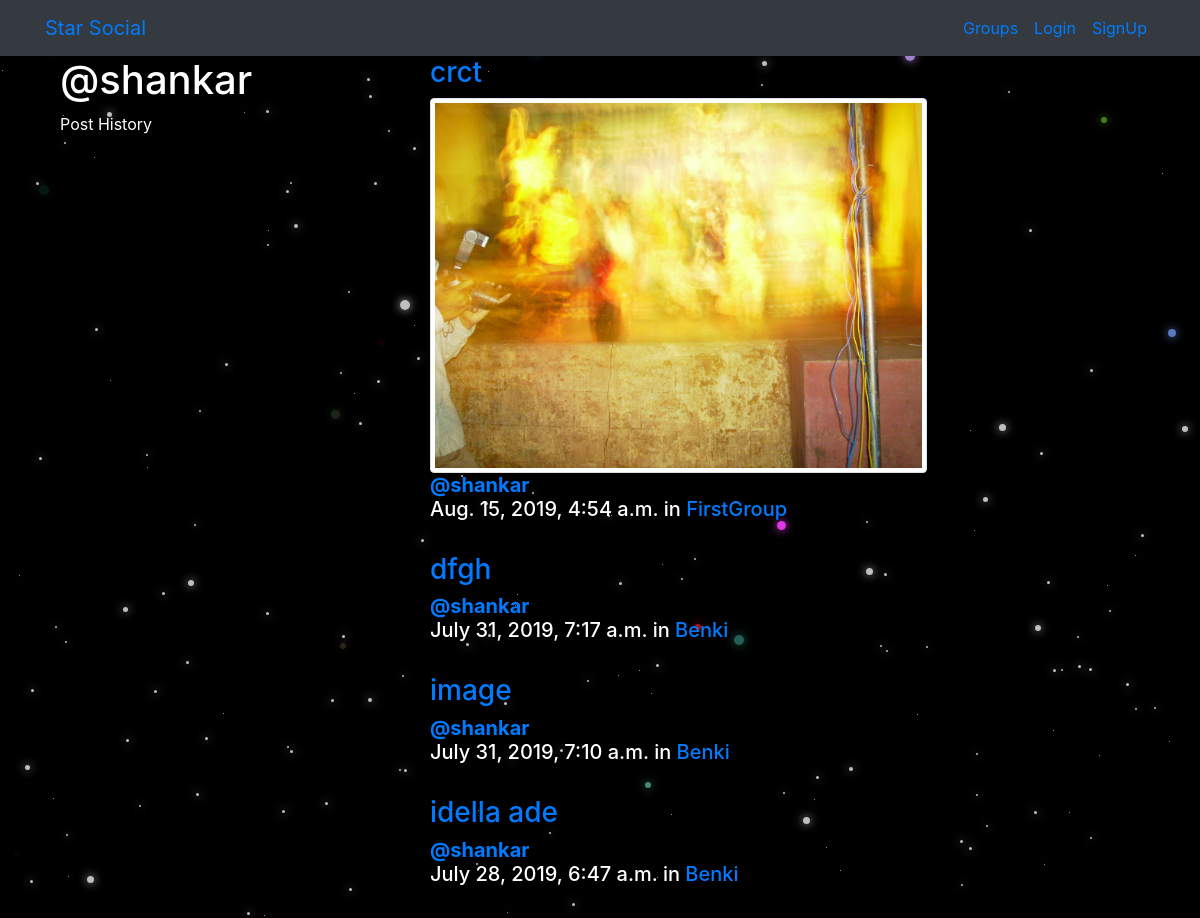
The page /posts/by/shankar/ on the database its author committed.
### posts/models.py (models this page shows, shortened)
class Post(models.Model):
    user=models.ForeignKey(User,related_name='posts',on_delete=models.CASCADE)
    created_at=models.DateTimeField(auto_now=True)
    message=models.TextField()
    message_html=models.TextField(editable=False)
    group=models.ForeignKey(Group,related_name='posts',null=True,blank=True,on_delete=models.CASCADE)
    image = models.ImageField(blank=True,upload_to="posts",null=True)
    class Meta:
        ordering=['-created_at']
        unique_together=['user','message']

### groups/models.py (models this page shows, shortened)
class Group(models.Model):
    name=models.CharField(max_length=255,unique=True)
    slug=models.SlugField(allow_unicode=True,unique=True)
    description=models.TextField(blank=True,default='')
    description_html=models.TextField(editable=False,default='',blank=True)
    members=models.ManyToManyField(User,through='GroupMember')
    class Meta:
        ordering=['name']

### posts/views.py (the view)
# urls.py: path("by/<username>/",views.UserPosts.as_view(),name="for_user"),
class UserPosts(generic.ListView):
    model=models.Post
    template_name='posts/user_post_list.html'
    def get_queryset(self):
        try:
            self.post_user = User.objects.prefetch_related("posts").get(username__iexact=self.kwargs.get("username"))
        except User.DoesNotExists:
            raise Http404
        else:
            return self.post_user.posts.all()
    def get_context_data(self,**kwargs):
        context=super().get_context_data(**kwargs)
        context['post_user']=self.post_user
        return context

### posts/templates/posts/user_post_list.html
{% extends "posts/post_base.html" %}
{% block prepost %}
<div class="col-md-4">
	<h1>@{{ post_user.username }}</h1>
	<p>Post History</p>
</div>
{% endblock %}
{% block post_content %}
<div class="col-md-8">
	{% for post in post_list %}
		{% include "posts/_post.html" %}
	{% endfor %}
</div>
{% endblock %}

### posts/templates/posts/_post.html (shortened to what this page needs)
{% load static %}
<div class="post media">
<a href="{% url 'posts:single'  pk=post.pk username=post.user.username %}">
  <div class="media-body">
    <h3>{{post.message|safe}}</h3>
    {% if post.image %}<img src="{{post.image.url}}" class="img-thumbnail" alt="Don't know" width="70%">{% endif %}
    <h5 class="media-heading">
    <span class="username"><a href="{% url 'posts:for_user' username=post.user.username%}"><strong>@{{post.user.username}}</strong></a> </span><br>
    <time class="time">{{ post.created_at }}</time>
    {% if post.group %}
    	<span class="group-name">in <a href="#">{{ post.group.name }}</a></span>
    {% endif %}
    </h5>
    <div class="media-footer">
      <br>
		</div>
  </div>
</a>
</div>

### static/simplesocial/css/master.css (style rules this page uses)
body { background: #000; }

### rows shown on the page
Post: message "crct", image (picture), user.username "shankar", created_at "Aug. 15, 2019, 4:54 a.m.", group.name "FirstGroup"
Post: message "dfgh", user.username "shankar", created_at "July 31, 2019, 7:17 a.m.", group.name "Benki"
Post: message "image", user.username "shankar", created_at "July 31, 2019, 7:10 a.m.", group.name "Benki"
Post: message "idella ade", user.username "shankar", created_at "July 28, 2019, 6:47 a.m.", group.name "Benki"

### other values the page prints
{{ post_user.username }} "shankar"
